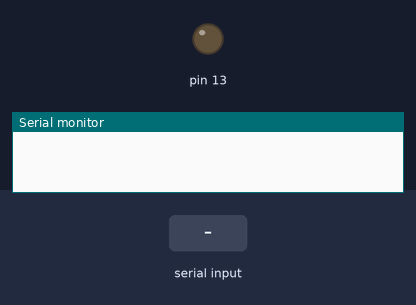
Simulated run of this sketch. Board: Arduino Uno, built with avr-gcc and run on an emulated ATmega328P. Parts: output pins drawn as LEDs (lit = HIGH), the last lines printed to the serial monitor. The test bench sets the inputs (shaded band).

Above: at 1.2 s.
1.3 s: "1" received over the second serial link
At 1.6 s:
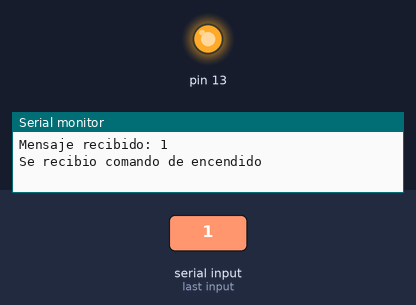
2.8 s: "0" received over the second serial link
At 3.8 s:
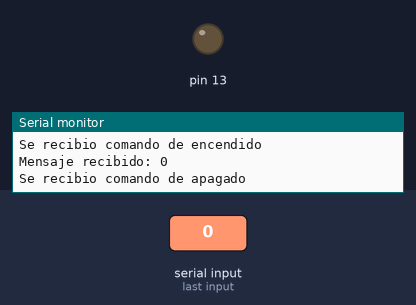
Timing chart, 0 to 5.8 s (numbered marks = the images above; inputs shaded):
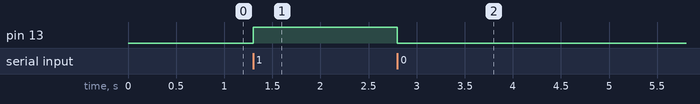

Measured:
- after the input at 1.3 s, pin 13: LOW → HIGH at once
- after the input at 2.8 s, pin 13: HIGH → LOW at once

The sketch:

CodigoDeCircuito.ino
```cpp
#include <SoftwareSerial.h> // Incluye la librería para establecer comunicación serial mediante otros pines digitales.

// Configura los pines 10 y 11 como RX y TX, respectivamente.
SoftwareSerial BTSerial(10, 11);

void setup() {

  // Configura el pin 13 como salida para controlar el LED.
  pinMode(13, OUTPUT);

  // Inicia la comunicación serial entre el Arduino y la computadora a 9600 baudios.
  Serial.begin(9600);

  // Inicia la comunicación entre el Arduino y el módulo Bluetooth a 9600 baudios.
  BTSerial.begin(9600);

}

void loop() {

  // Comprueba continuamente si existen datos disponibles provenientes del módulo Bluetooth.
  while (BTSerial.available() > 0) {

    // Lee el carácter recibido mediante Bluetooth y lo almacena en una variable.
    char receivedChar = BTSerial.read();

    // Muestra en el monitor serial el carácter que fue recibido.
    Serial.print("Mensaje recibido: ");
    Serial.println(receivedChar);

    // Comprueba si el carácter recibido es '1'.
    if (receivedChar == '1') {

      // Indica en el monitor serial que se recibió el comando para encender el LED.
      Serial.println("Se recibio comando de encendido");

      // Enciende el LED conectado al pin 13.
      digitalWrite(13, HIGH);

      // Envía una confirmación de encendido a través del módulo Bluetooth.
      BTSerial.println("Se encendio el LED");

    // Comprueba si el carácter recibido es '0'.
    } else if (receivedChar == '0') {

      // Indica en el monitor serial que se recibió el comando para apagar el LED.
      Serial.println("Se recibio comando de apagado");

      // Apaga el LED conectado al pin 13.
      digitalWrite(13, LOW);

      // Envía una confirmación de apagado a través del módulo Bluetooth.
      BTSerial.println("Se apago el LED");

    // Si el carácter no es '1' ni '0', se considera un comando inválido.
    } else {

      // Indica en el monitor serial que se recibió un comando no reconocido.
      Serial.println("Se recibio comando invalido");

      // Envía un mensaje de error a través del módulo Bluetooth.
      BTSerial.println("No hubo accion, comando invalido");
    }
  }
}
```
